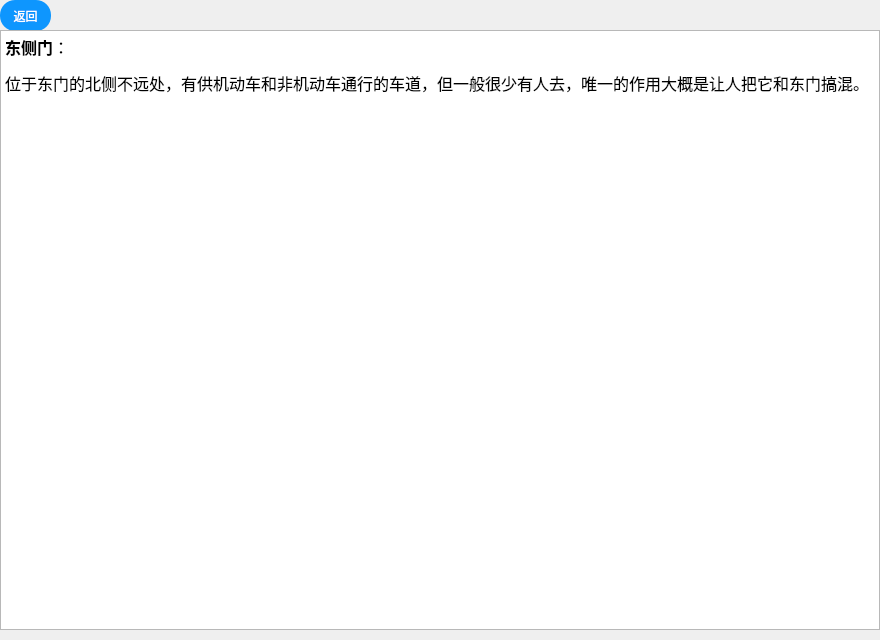
<?xml version="1.0" encoding="UTF-8"?>
<ui version="4.0">
 <class>d_dongcemen</class>
 <widget class="QDialog" name="d_dongcemen">
  <property name="geometry">
   <rect>
    <x>0</x>
    <y>0</y>
    <width>880</width>
    <height>640</height>
   </rect>
  </property>
  <property name="windowTitle">
   <string>Dialog</string>
  </property>
  <widget class="QPushButton" name="pushButton">
   <property name="geometry">
    <rect>
     <x>0</x>
     <y>0</y>
     <width>51</width>
     <height>31</height>
    </rect>
   </property>
   <property name="styleSheet">
    <string notr="true">QPushButton
{
    font-family:Microsoft Yahei;
    font:=20px;
    color:white;
    background-color:rgb(14 , 150 , 254);
    border-radius:15px;
    height:20px;
    width:20px;
}

QPushButton:hover
{
    background-color:rgb(44 , 137 , 255);
}

QPushButton:pressed
{
    background-color:rgb(14 , 150 , 254);
    padding-left:3px;
    padding-top:3px;
}</string>
   </property>
   <property name="text">
    <string>返回</string>
   </property>
  </widget>
  <widget class="QTextBrowser" name="textBrowser">
   <property name="geometry">
    <rect>
     <x>0</x>
     <y>30</y>
     <width>880</width>
     <height>600</height>
    </rect>
   </property>
   <property name="html">
    <string>&lt;!DOCTYPE HTML PUBLIC &quot;-//W3C//DTD HTML 4.0//EN&quot; &quot;http://www.w3.org/TR/REC-html40/strict.dtd&quot;&gt;
&lt;html&gt;&lt;head&gt;&lt;meta name=&quot;qrichtext&quot; content=&quot;1&quot; /&gt;&lt;meta charset=&quot;utf-8&quot; /&gt;&lt;style type=&quot;text/css&quot;&gt;
p, li { white-space: pre-wrap; }
hr { height: 1px; border-width: 0; }
li.unchecked::marker { content: &quot;\2610&quot;; }
li.checked::marker { content: &quot;\2612&quot;; }
&lt;/style&gt;&lt;/head&gt;&lt;body style=&quot; font-family:'Microsoft YaHei UI'; font-size:9pt; font-weight:400; font-style:normal;&quot;&gt;
&lt;p style=&quot; margin-top:0px; margin-bottom:0px; margin-left:0px; margin-right:0px; -qt-block-indent:0; text-indent:0px;&quot;&gt;&lt;span style=&quot; font-family:'楷体'; font-size:12pt; font-weight:700;&quot;&gt;东侧门&lt;/span&gt;&lt;span style=&quot; font-family:'楷体'; font-size:12pt;&quot;&gt;：&lt;/span&gt; &lt;/p&gt;
&lt;p style=&quot; margin-top:12px; margin-bottom:12px; margin-left:0px; margin-right:0px; -qt-block-indent:0; text-indent:0px;&quot;&gt;&lt;span style=&quot; font-family:'楷体'; font-size:12pt;&quot;&gt;位于东门的北侧不远处，有供机动车和非机动车通行的车道，但一般很少有人去，唯一的作用大概是让人把它和东门搞混。&lt;/span&gt; &lt;/p&gt;
&lt;p style=&quot; margin-top:12px; margin-bottom:12px; margin-left:0px; margin-right:0px; -qt-block-indent:0; text-indent:0px;&quot;&gt;&lt;img src=&quot;:/d/dGate/dongcemen.jpg&quot; /&gt;&lt;/p&gt;&lt;/body&gt;&lt;/html&gt;</string>
   </property>
  </widget>
 </widget>
 <resources/>
 <connections/>
</ui>
